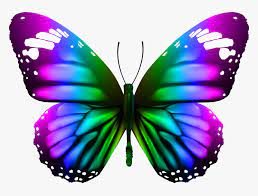
#> input picture b1.jpeg, 258 x 196 px
$ jupyter execute --allow-errors 'Implement the Harris algorithm using OpenCV.ipynb'   (shell and % lines are left out)   (older library calls are emulated)
#> lines starting #> are read from the running program, lines starting #| are printed output that depends on the picture; after the words box and inside, x2 and y2 are one past the last pixel; in counts of white or black regions, pixels touching at a corner belong together
#> further down, image is the input picture: shape (196, 258, 3); mean B, G, R 187.3, 160.9, 159.2
# **Implement the Harris algorithm using OpenCV. **

[cell 1]
import cv2
import numpy as np
from google.colab.patches import cv2_imshow
def harris_corner_detection(image, ksize=3, k=0.04, threshold=0.01):
    # Convert the image to grayscale
#> called with ksize = 3, k = 0.04, threshold = 0.01
    gray_image = cv2.cvtColor(image, cv2.COLOR_BGR2GRAY)
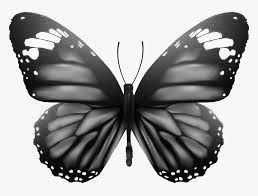
#> gray_image: shape (196, 258); min 0, max 255, mean 163.4
    gray_image = np.float32(gray_image)

    # Calculate derivatives using Sobel operator
    dx = cv2.Sobel(gray_image, cv2.CV_32F, 1, 0, ksize=ksize)
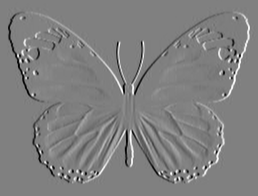
#> dx: shape (196, 258) float32; min -1000, max 990, mean 0; drawn with min black and max white
    dy = cv2.Sobel(gray_image, cv2.CV_32F, 0, 1, ksize=ksize)
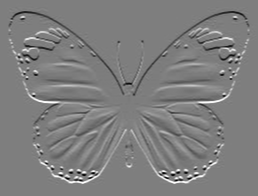
#> dy: shape (196, 258) float32; min -994, max 1005, mean 0; drawn with min black and max white

    # Calculate Harris corner response function
    harris_response = cv2.cornerHarris(src=gray_image, blockSize=ksize, ksize=3, k=k)
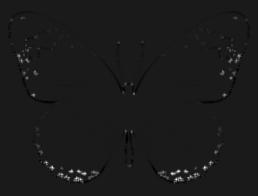
#> harris_response: shape (196, 258) float32; min -53379896, max 467899168, mean 1747044.5; drawn with min black and max white

    # Mark the corners using a threshold
    image[harris_response > threshold * harris_response.max()] = [0, 0, 255]
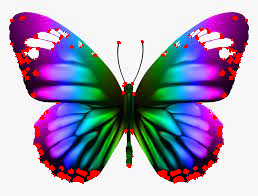
#> image: shape (196, 258, 3); 3.97% of pixels changed, all inside (x1, y1, x2, y2) = (10, 16, 248, 184)

    return image

# Load the image
image_path = 'b1.jpeg'
image = cv2.imread(image_path)

# Apply Harris corner detection
result_image = harris_corner_detection(image)

# Display the result
cv2_imshow( result_image)
cv2.waitKey(0)
cv2.destroyAllWindows()

**Implement Image Pyramid using OpenCV**

[cell 2]
import cv2
from google.colab.patches import cv2_imshow

def image_pyramid(image, levels=3, scale_factor=0.5):
    """
    Generate an image pyramid by downscaling the input image.

    Parameters:
        image (numpy.ndarray): The input image in NumPy array format.
        levels (int): The number of pyramid levels to generate.
        scale_factor (float): The scaling factor to resize the image at each level.

    Returns:
        list: A list containing the image pyramid at different levels.
    """
#> called with levels = 3, scale_factor = 0.5
    pyramid = [image]  # Initialize the pyramid with the original image

    for i in range(1, levels):
        image = cv2.pyrDown(image)  # Downscale the image using Gaussian pyramid
        pyramid.append(image)
#> this loop made 2 passes
#> pass 1, in image_pyramid, `image = cv2.pyrDown(image)`:
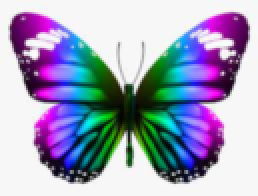
#> image: shape (98, 129, 3) (shown 2 times larger); mean of channels 0, 1, 2 187.3, 160.8, 159.2; drawn as B, G, R
#> after the loop, pyramid = 3 items

    return pyramid

if __name__ == "__main__":
    # Load the image from file (replace '/content/harris_corner_image.jpg' with the actual path)
    image = cv2.imread('b1.jpeg')

    # Specify the number of pyramid levels (default is 3)
    levels = 3

    # Specify the scale factor for resizing the image (default is 0.5)
    scale_factor = 0.5

    # Generate the image pyramid
    pyramid = image_pyramid(image, levels, scale_factor)
#> pyramid = 3 items

    # Display the images from the pyramid (for demonstration purposes)
    for i, pyr_image in enumerate(pyramid):
        print(f"Level {i}")
        cv2_imshow(pyr_image)
        cv2.waitKey(0)
        cv2.destroyAllWindows()
#> this loop made 3 passes
#| Level 0
#| Level 1
#| Level 2

#  Implement the SURF algorithm using OpenCV**

[cell 3]
import cv2
from google.colab.patches import cv2_imshow

def orb_detection(image_path):
    # Load the image
#> called with image_path = 'b1.jpeg'
    image = cv2.imread(image_path)
    gray_image = cv2.cvtColor(image, cv2.COLOR_BGR2GRAY)

    # Create ORB object and detect keypoints
    orb = cv2.ORB_create()
    keypoints, descriptors = orb.detectAndCompute(gray_image, None)
#> keypoints = 408 keypoints; strongest (x, y, size): (223, 72, 31), (35, 72, 31), (126, 84, 31), (36, 74, 31)

    # Draw the keypoints on the image
    image_with_keypoints = cv2.drawKeypoints(image, keypoints, None, (0, 0, 255), flags=cv2.DRAW_MATCHES_FLAGS_DRAW_RICH_KEYPOINTS)
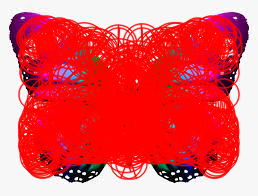
#> image_with_keypoints: shape (196, 258, 3); mean B, G, R 95.8, 89.8, 234.6

    return image_with_keypoints, len(keypoints)

# Load the image and perform ORB detection
image_path = 'b1.jpeg'
result_image, num_keypoints = orb_detection(image_path)
#> num_keypoints = 408

# Add text to the image indicating the number of keypoints
text = f"Number of keypoints: {num_keypoints}"
#> text = 'Number of keypoints: 408'
cv2.putText(result_image, text, (20, 30), cv2.FONT_HERSHEY_SIMPLEX, 1, (0, 255, 0), 2)
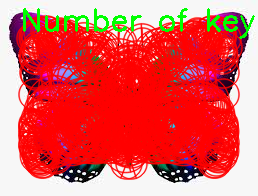
#> result_image: shape (196, 258, 3); 2.97% of pixels changed, all inside (x1, y1, x2, y2) = (23, 8, 255, 39)

# Display the result
print('ORB Detection')
cv2_imshow(result_image)
cv2.waitKey(0)
cv2.destroyAllWindows()

#  Implement SIFT algorithm using OpenCV.**

[cell 4]
import cv2
from google.colab.patches import cv2_imshow

def sift_detection(image_path):
    # Load the image
#> called with image_path = 'b1.jpeg'
    image = cv2.imread(image_path)
    gray_image = cv2.cvtColor(image, cv2.COLOR_BGR2GRAY)

    # Create SIFT object and detect keypoints
    sift = cv2.SIFT_create()
    keypoints, descriptors = sift.detectAndCompute(gray_image, None)
#> keypoints = 302 keypoints; strongest (x, y, size): (84, 173, 2.2), (178, 171, 2.1), (71, 171, 2.2), (186, 171, 2.2)

    # Draw the keypoints on the image
    image_with_keypoints = cv2.drawKeypoints(image, keypoints, None, (0, 0, 255), flags=cv2.DRAW_MATCHES_FLAGS_DRAW_RICH_KEYPOINTS)
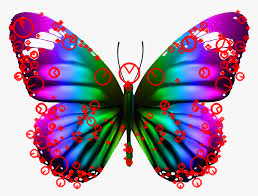
#> image_with_keypoints: shape (196, 258, 3); mean B, G, R 173.7, 151.5, 172

    return image_with_keypoints, keypoints

# Load the image and perform SIFT detection
image_path = 'b1.jpeg'
result_image, keypoints = sift_detection(image_path)

# Display the result with a title
title = 'SIFT Detection'
cv2_imshow(result_image)
cv2.waitKey(0)
cv2.destroyAllWindows()

# Implement object detection using YOLO on the COCO dataset. Provide the results for any 5 images (for testing purposes) from the dataset.**

[cell 5]
# Download the YOLOv3 configuration and weights

# Download the COCO dataset class names

[cell 6]
import cv2
import numpy as np
import os
import time
from matplotlib import pyplot as plt

def detect_and_draw_objects(image_path):
    # Read the image from the specified path.
#> called with image_path = 'birds.jpg'
    img = cv2.imread(image_path)
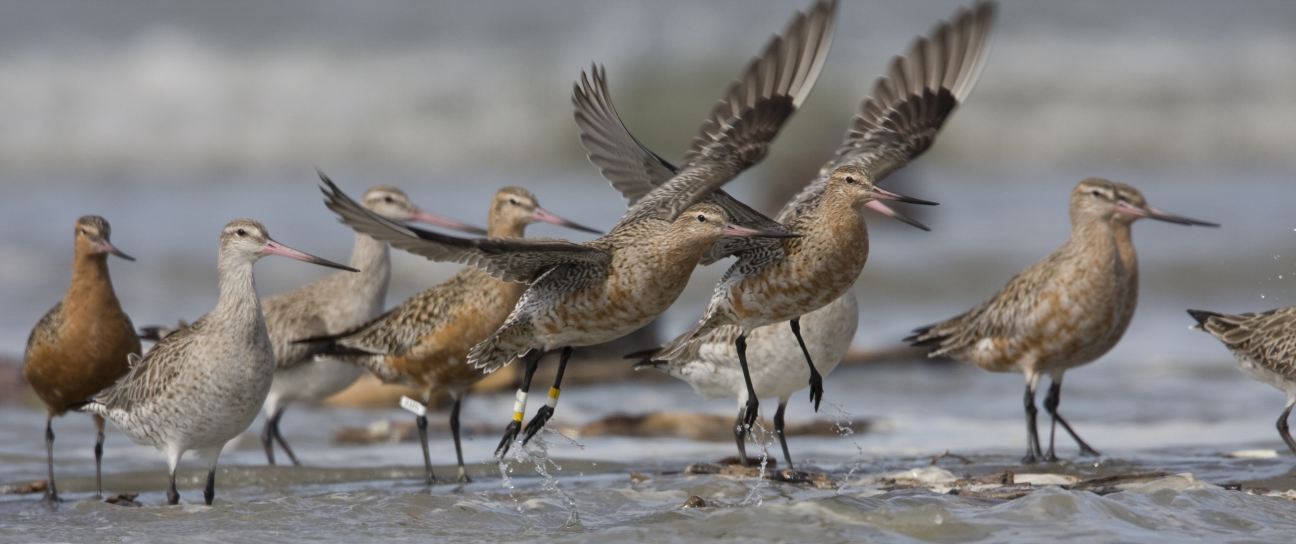
#> input picture birds.jpg, 3888 x 1632 px (shown at 1/3 size)
#> img is the input picture: shape (1632, 3888, 3); mean B, G, R 125.5, 127.2, 129.9

    # Load names of classes and generate random colors for each class.
    classes = open('coco.names').read().strip().split('\n')
    np.random.seed(42)
    colors = np.random.randint(0, 255, size=(len(classes), 3), dtype='uint8')

    # Load YOLOv3 model and set it to use OpenCV backend.
    net = cv2.dnn.readNetFromDarknet('yolov3.cfg', 'yolov3.weights')
    net.setPreferableBackend(cv2.dnn.DNN_BACKEND_OPENCV)

    # Get output layer names.
    layer_names = net.getLayerNames()
    output_layer_indices = net.getUnconnectedOutLayers()

    # Convert output layer indices to layer names.
    output_layers = [layer_names[i - 1] for i in output_layer_indices]

    # Preprocess the image and get the detections.
    blob = cv2.dnn.blobFromImage(img, 1/255.0, (416, 416), swapRB=True, crop=False)
    net.setInput(blob)
    outputs = net.forward(output_layers)

    # Process the detections and draw bounding boxes around objects.
    boxes = []
    confidences = []
    classIDs = []
    h, w = img.shape[:2]

    for output in outputs:
        for detection in output:
            scores = detection[5:]
            classID = np.argmax(scores)
            confidence = scores[classID]
            if confidence > 0.5:
                box = detection[:4] * np.array([w, h, w, h])
                (centerX, centerY, width, height) = box.astype("int")
                x = int(centerX - (width / 2))
                y = int(centerY - (height / 2))
                box = [x, y, int(width), int(height)]
                boxes.append(box)
                confidences.append(float(confidence))
                classIDs.append(classID)

    indices = cv2.dnn.NMSBoxes(boxes, confidences, 0.5, 0.4)

    # Draw bounding boxes and labels for the detected objects.
    if len(indices) > 0:
        for i in indices.flatten():
            (x, y) = (boxes[i][0], boxes[i][1])
            (w, h) = (boxes[i][2], boxes[i][3])
            color = [int(c) for c in colors[classIDs[i]]]
            cv2.rectangle(img, (x, y), (x + w, y + h), color, 4)
            text = "{}: {:.4f}".format(classes[classIDs[i]], confidences[i])
            cv2.putText(img, text, (x, y - 5), cv2.FONT_HERSHEY_SIMPLEX, 0.5, color, 1)

    return img

# Process 5 images and display the results using Matplotlib.
img_paths = ['birds.jpg', 'elephant.jpeg', 'street.jpg', 't2.jpg', 'traffic.jpg']

#> (the rest of this cell did not finish here and is left out)
